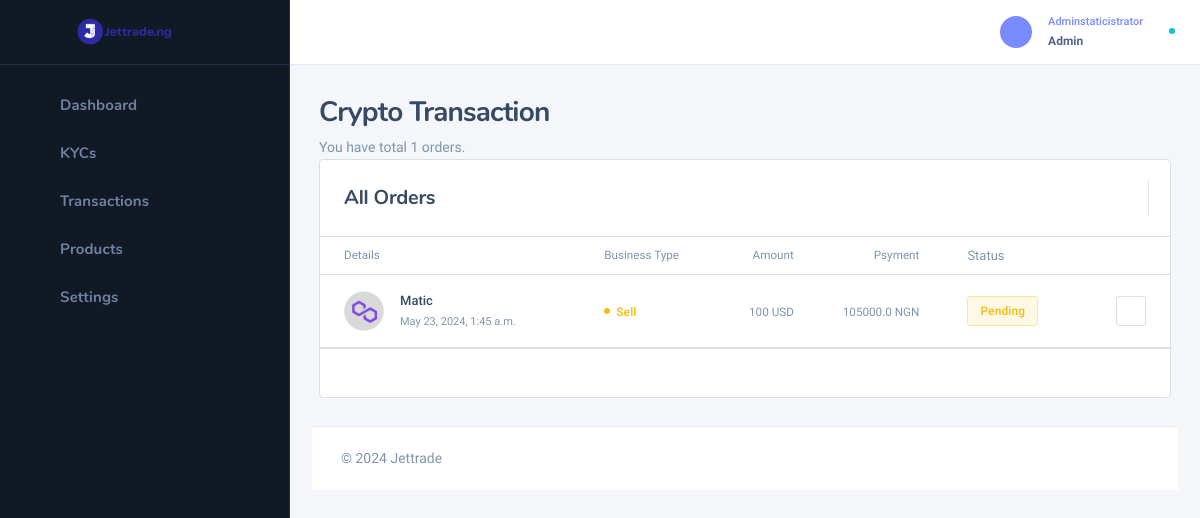
Before: /superadmin/trancryptosell (signed in) with the older database file.
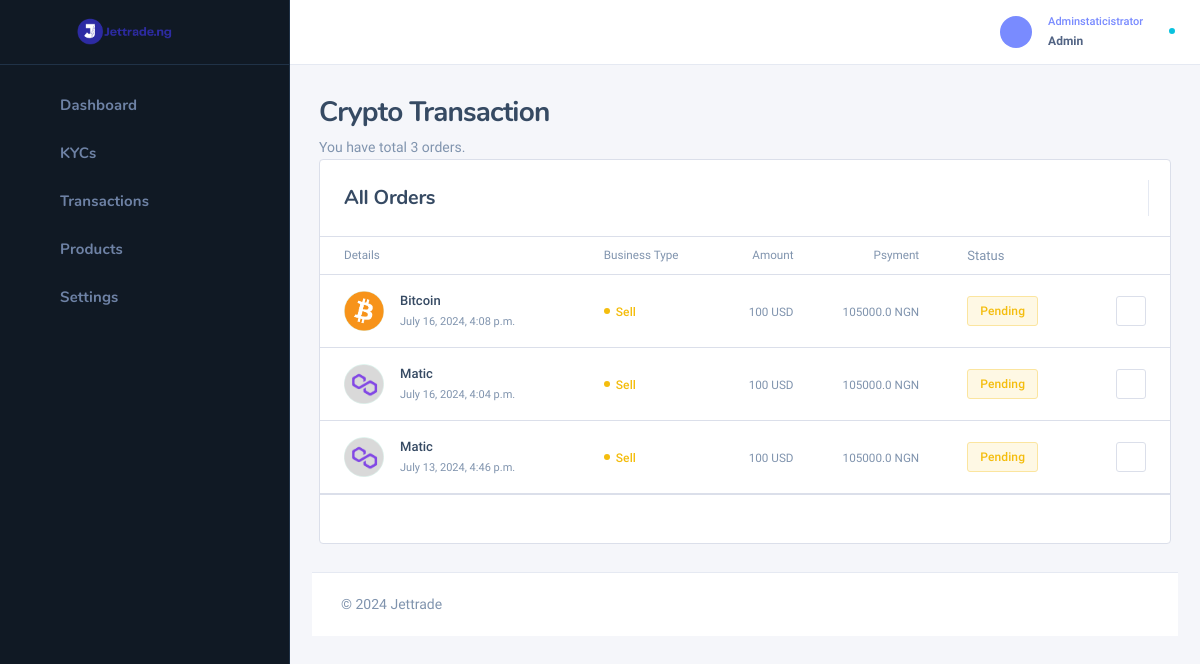
After: the same page with the newer database file.
### user_app/models.py (models this page shows, shortened)
class selling_history(models.Model):
    user = models.ForeignKey(settings.AUTH_USER_MODEL,on_delete=models.SET_NULL, null=True)
    coin = models.ForeignKey(coins, on_delete=models.SET_NULL, null=True)
    amount = models.IntegerField(blank=True,default=0)
    rate_naira = models.IntegerField(blank=True,default=0)
    payment = models.FloatField(blank=True,default=0.0)
    payment_info = models.TextField(max_length=1000)
    status = models.BooleanField(default=False)
    invoice = models.UUIDField(default=uuid.uuid4, editable=False, unique=True)
    sell_date = models.DateTimeField(blank=True,null=True,default=timezone.now)

class coins(models.Model):
    name = models.CharField(max_length=100)
    logo = models.FileField(upload_to='coins/')
    wallet_address = models.CharField(max_length=500, default='hhdudwddjq')
    buying_quantity = models.FloatField(default=0.0,blank=True)
    selling_quantity = models.FloatField(default=0.0,blank=True)

### superadmin/views.py (the view)
# urls.py: path('trancryptosell',views.trancryptosell,name='trancryptosell'),
@staff_member_required
def trancryptosell(request):
   x = selling_history.objects.all()
   t_tal = len(selling_history.objects.all())
   if request.method == 'POST':
      u_id = request.POST.get('u_id')
      sv = selling_history.objects.get(id=u_id)
      sv.status = True
      sv.save()
      subject = "Crypto transaction"
      message = f"""
 Hello {sv.user.username}, the crypto you sold has been approved.
https://Jettrade.com.ng .Allright reserve 2024
"""
      sender = "test@kcls-swift.com"
      receiver = [sv.user.email, ]
      send_mail(
         subject,
         message,
         sender,
         receiver,
         fail_silently=False,
      )
      messages.success(request,'Payment has been approved')
      return HttpResponseRedirect(request.META.get('HTTP_REFERER'))
   else:
    return render(request,'admin_temp/trancryptosell.html', locals())

### user_app/context_processors.py (called while the page is built)
def kycver(request):
    try:
      active =   Kycverification.objects.filter(user=request.user).first
    except:
       Kycverification.DoesNotExist
       active = None
    return {'active':active}

### template/admin_temp/trancryptosell.html (shortened to what the changed rows need)
{% extends 'admin_temp/base.html' %}
{% load static %}
{% block content %}
<div class="nk-content ">
    <div class="container-fluid">
        <div class="nk-content-inner">
            <div class="nk-content-body">
                <div class="nk-block-head nk-block-head-sm">
                    <div class="nk-block-between g-3">
                        <div class="nk-block-head-content">
                            <div class="nk-block-des text-soft">
                                <p>You have total {{t_tal}} orders.</p>
                            </div>
                        </div>
                </div>
                <div class="nk-block">
                    <div class="card card-bordered card-stretch">
                        <div class="card-inner-group">
                            <div class="card-inner p-0">
                                <div class="nk-tb-list nk-tb-tnx">
                                    {% for x in x reversed %}
                                    <div class="nk-tb-item">
                                        <div class="nk-tb-col">
                                            <div class="nk-tnx-type">
                                                <div class="nk-tnx-type-icon bg-success-dim text-success">
                                                    <img src="{{x.coin.logo.url}}" alt="">
                                                </div>
                                                <div class="nk-tnx-type-text">
                                                    <span class="tb-lead">{{x.coin.name}}</span>
                                                    <span class="tb-date">{{x.sell_date}}</span>
                                                </div>
                                            </div>
                                        </div>
                                        <div class="nk-tb-col tb-col-lg">
                                            <span class="badge badge-dot bg-warning">Sell</span>
                                        </div>
                                        <div class="nk-tb-col text-end">
                                            <span class="tb-amount-sm">{{x.amount}} USD</span>
                                        </div>
                                        <div class="nk-tb-col text-end tb-col-sm">
                                            <span class="tb-amount-sm">{{x.payment}} NGN</span>
                                        </div>
                                        <div class="nk-tb-col nk-tb-col-status">
                                           {% if x.status %}
                                           <span class="badge badge-sm badge-dim bg-outline-success d-none d-md-inline-flex">Approved</span>
                                           {% else %}
                                           <span class="badge badge-sm badge-dim bg-outline-warning d-none d-md-inline-flex">Pending</span>
                                           {% endif %}
                                        </div>
                                        <div class="nk-tb-col nk-tb-col-tools">
                                            <ul class="nk-tb-actions gx-2">
                                                    <div class="dropdown">
                                                        <a href="#" class="dropdown-toggle bg-white btn btn-sm btn-outline-light btn-icon" data-bs-toggle="dropdown"><em class="icon ni ni-more-h"></em></a>
                                                    </div>
                                            </ul>
                                        </div>
                                    </div>
                                   {% endfor %}
                                </div>
                            </div>
                        </div>
                    </div>
                </div>
            </div>
        </div>
    </div>
</div>
{% endblock %}

Changed rows visible on the page:
removed selling_history: coin.logo (picture), coin.name "Matic", sell_date "May 23, 2024, 1:45 a.m.", amount "100", payment "105000.0", status "Pending"
added selling_history: coin.logo (picture), coin.name "Bitcoin", sell_date "July 16, 2024, 4:08 p.m.", amount "100", payment "105000.0", status "Pending"
added selling_history: coin.logo (picture), coin.name "Matic", sell_date "July 16, 2024, 4:04 p.m.", amount "100", payment "105000.0", status "Pending"
added selling_history: coin.logo (picture), coin.name "Matic", sell_date "July 13, 2024, 4:46 p.m.", amount "100", payment "105000.0", status "Pending"
Other visible differences:
{{ t_tal }}: "1" → "3"
